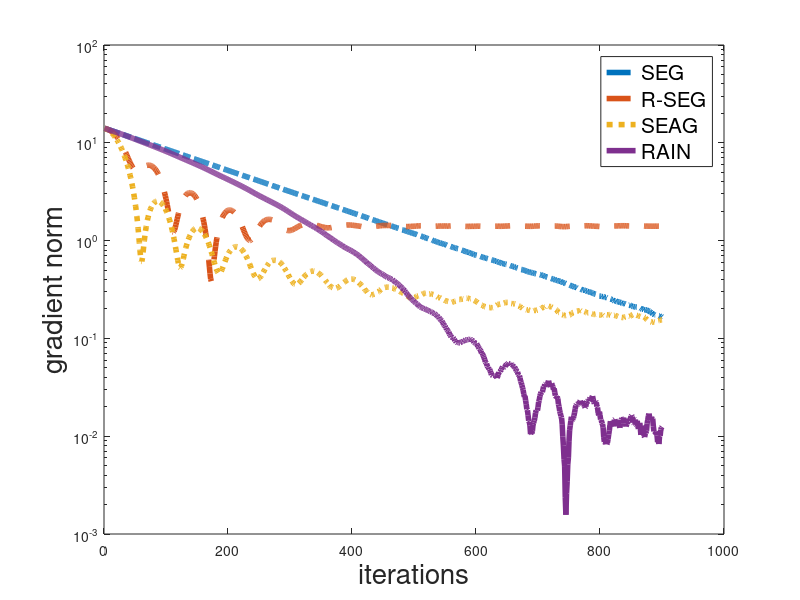

Recreate this plot in MATLAB.
rng(42);

% f(x,y) = xy
% comparing RAIN, EG, EAG, R-EG

% tuned examples 
% 1. n = 900, tau = 0.1, sigma = 0.001
% 2. n =  1600, tau = 0.05, sigma = 0.005
% 3. n = 4000, tau = 0.01, sigma = 0.01
% 4. n = 6000, tau = 0.005, sigma = 0.02

n = 900;
tau = 0.1;
z0 = [10,10]';
sigma = 0.001;

REG_flow = zeros(n,2);
REG_gnorm = zeros(n,1);
z = z0;
lambda = 0.1;
for i = 1:n
    w = z - tau * [z(2),-z(1)]' + tau * lambda * (z0 - z) + normrnd(0,sigma,[2,1]);
    z = z - tau * [w(2),-w(1)]' + tau * lambda * (z0 - w) + normrnd(0,sigma,[2,1]);
    REG_flow(i,:) = z;
    REG_gnorm(i) = norm(z);
end

EAG_flow = zeros(n,2);
EAG_gnorm = zeros(n,1);
z = z0;
for i = 1:n
    w = z - tau * [z(2),-z(1)]' + 1 / (i+2) * (z0 - z) + normrnd(0,sigma,[2,1]);
    z = z - tau * [w(2),-w(1)]' + 1 / (i+2) * (z0 - z) + normrnd(0,sigma,[2,1]);
    EAG_flow(i,:) = z;
    EAG_gnorm(i) = norm(z);
end

RAIN_flow = zeros(n,2);
RAIN_gnorm = zeros(n,1);
z = z0;
gamma = 0.001; 
for i = 1:n
    w = z - tau * [z(2),-z(1)]' + normrnd(0,sigma,[2,1]);
    for  j = 1:i
        w = w + tau * lambda * gamma * (1 + gamma)^j * (RAIN_flow(j,:)' - z);
    end
    z = z - tau * [w(2),-w(1)]' + normrnd(0,sigma,[2,1]); 
    for  j = 1:i
        z = z + tau * lambda  * gamma * (1+ gamma)^j * (RAIN_flow(j,:)' - w) ;
    end
    RAIN_flow(i,:) = z;
    RAIN_gnorm(i) = norm(z);
end

EG_flow = zeros(n,2);
EG_gnorm = zeros(n,1);
z = z0;
for i = 1:n
    w = z - tau * [z(2),-z(1)]' + normrnd(0,sigma,[2,1]);
    z = z - tau * [w(2),-w(1)]' + normrnd(0,sigma,[2,1]);
    EG_flow(i,:) = z;
    EG_gnorm(i) = norm(z);
end

figure(2);
semilogy(EG_gnorm(1:n),'-.','linewidth',4);
hold on;
semilogy(REG_gnorm(1:n),'--','linewidth',4);
hold on;
semilogy(EAG_gnorm(1:n),':','linewidth',4);
hold on;
semilogy(RAIN_gnorm(1:n),'-','linewidth',4);
hold on;
legend('SEG','R-SEG','SEAG','RAIN','fontsize',15);
xlabel('iterations','fontsize',20);
ylabel('gradient norm','fontsize',20);